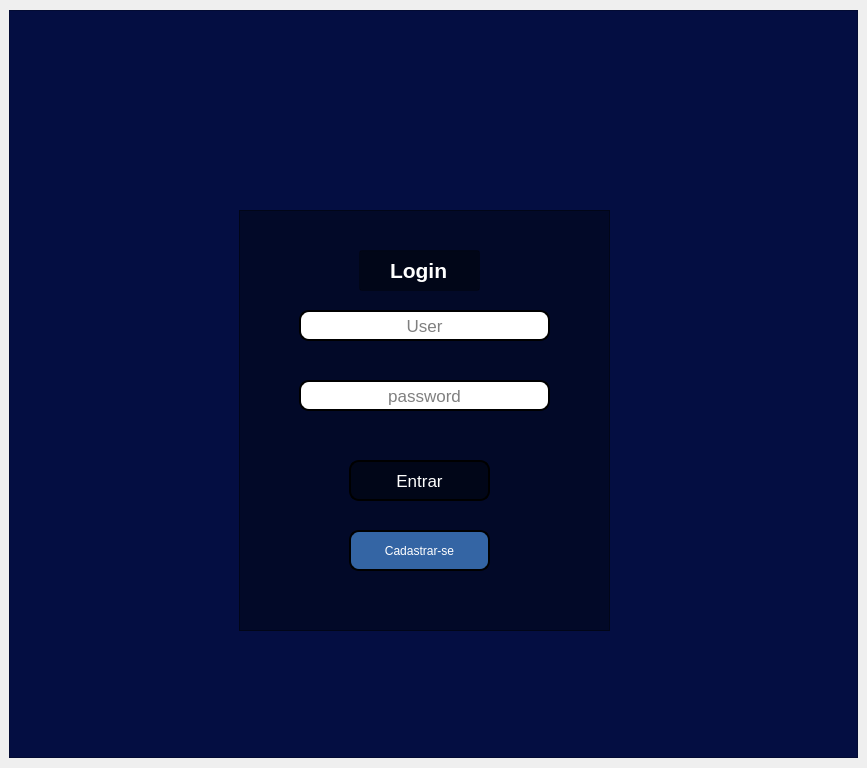
<?xml version="1.0" encoding="UTF-8"?>
<ui version="4.0">
 <class>tela_login</class>
 <widget class="QMainWindow" name="tela_login">
  <property name="geometry">
   <rect>
    <x>0</x>
    <y>0</y>
    <width>867</width>
    <height>768</height>
   </rect>
  </property>
  <property name="maximumSize">
   <size>
    <width>1024</width>
    <height>768</height>
   </size>
  </property>
  <property name="windowTitle">
   <string>MainWindow</string>
  </property>
  <widget class="QWidget" name="centralwidget">
   <layout class="QVBoxLayout" name="verticalLayout">
    <item>
     <widget class="QFrame" name="frame">
      <property name="minimumSize">
       <size>
        <width>540</width>
        <height>650</height>
       </size>
      </property>
      <property name="maximumSize">
       <size>
        <width>1024</width>
        <height>748</height>
       </size>
      </property>
      <property name="styleSheet">
       <string notr="true">background-color: rgb(4, 14, 66);
color: rgb(255, 255, 255);</string>
      </property>
      <property name="frameShape">
       <enum>QFrame::StyledPanel</enum>
      </property>
      <property name="frameShadow">
       <enum>QFrame::Raised</enum>
      </property>
      <widget class="QFrame" name="frame_2">
       <property name="geometry">
        <rect>
         <x>230</x>
         <y>200</y>
         <width>371</width>
         <height>421</height>
        </rect>
       </property>
       <property name="styleSheet">
        <string notr="true">background-color: rgba(1, 0, 0, 99);
marggin: auto;</string>
       </property>
       <property name="frameShape">
        <enum>QFrame::StyledPanel</enum>
       </property>
       <property name="frameShadow">
        <enum>QFrame::Raised</enum>
       </property>
       <widget class="QPushButton" name="pushButton">
        <property name="geometry">
         <rect>
          <x>110</x>
          <y>250</y>
          <width>141</width>
          <height>41</height>
         </rect>
        </property>
        <property name="font">
         <font>
          <pointsize>13</pointsize>
         </font>
        </property>
        <property name="styleSheet">
         <string notr="true">QPushButton{

border-radius: 10px;
border: 2px solid rgb(0, 0, 0);

}

QPushButton:hover{
	background-color: rgb(255, 255, 255);
	color: rgb(0, 0, 0);
	border: 2px solid rgb(32, 74, 135);
}</string>
        </property>
        <property name="text">
         <string>Entrar</string>
        </property>
       </widget>
       <widget class="QLineEdit" name="lineEdit">
        <property name="geometry">
         <rect>
          <x>60</x>
          <y>100</y>
          <width>251</width>
          <height>31</height>
         </rect>
        </property>
        <property name="font">
         <font>
          <pointsize>13</pointsize>
         </font>
        </property>
        <property name="styleSheet">
         <string notr="true">QLineEdit{

background-color: rgb(255, 255, 255);
border: 2px solid rgb(0, 0, 0);
border-radius: 10px;
color: rgb(0, 0, 0);

}</string>
        </property>
        <property name="text">
         <string/>
        </property>
        <property name="alignment">
         <set>Qt::AlignCenter</set>
        </property>
        <property name="placeholderText">
         <string>User</string>
        </property>
       </widget>
       <widget class="QLineEdit" name="lineEdit_2">
        <property name="geometry">
         <rect>
          <x>60</x>
          <y>170</y>
          <width>251</width>
          <height>31</height>
         </rect>
        </property>
        <property name="font">
         <font>
          <pointsize>13</pointsize>
         </font>
        </property>
        <property name="styleSheet">
         <string notr="true">QLineEdit{

background-color: rgb(255, 255, 255);
border: 2px solid rgb(0, 0, 0);
border-radius: 10px;
color: rgb(0, 0, 0);

}</string>
        </property>
        <property name="text">
         <string/>
        </property>
        <property name="echoMode">
         <enum>QLineEdit::Password</enum>
        </property>
        <property name="alignment">
         <set>Qt::AlignCenter</set>
        </property>
        <property name="placeholderText">
         <string>password</string>
        </property>
       </widget>
       <widget class="QLineEdit" name="lineEdit_3">
        <property name="geometry">
         <rect>
          <x>120</x>
          <y>40</y>
          <width>121</width>
          <height>41</height>
         </rect>
        </property>
        <property name="font">
         <font>
          <pointsize>16</pointsize>
          <weight>75</weight>
          <bold>true</bold>
         </font>
        </property>
        <property name="styleSheet">
         <string notr="true">background-color: rgba(1, 0, 0, 99);
padding: 5px;</string>
        </property>
        <property name="text">
         <string>Login</string>
        </property>
        <property name="alignment">
         <set>Qt::AlignCenter</set>
        </property>
       </widget>
       <widget class="QPushButton" name="pushButton_2">
        <property name="geometry">
         <rect>
          <x>110</x>
          <y>320</y>
          <width>141</width>
          <height>41</height>
         </rect>
        </property>
        <property name="styleSheet">
         <string notr="true">QPushButton{

background-color: rgb(52, 101, 164);	
border-radius: 10px;
border: 2px solid rgb(0, 0, 0);
}

QPushButton:hover{
	background-color: rgb(255, 255, 255);
	color: rgb(0, 0, 0);
	border: 2px solid rgb(32, 74, 135);
}</string>
        </property>
        <property name="text">
         <string>Cadastrar-se</string>
        </property>
       </widget>
      </widget>
      <widget class="QLabel" name="label">
       <property name="geometry">
        <rect>
         <x>330</x>
         <y>90</y>
         <width>151</width>
         <height>131</height>
        </rect>
       </property>
       <property name="text">
        <string/>
       </property>
       <property name="pixmap">
        <pixmap>../imagens/icon_title.png</pixmap>
       </property>
       <property name="scaledContents">
        <bool>true</bool>
       </property>
      </widget>
      <zorder>label</zorder>
      <zorder>frame_2</zorder>
     </widget>
    </item>
   </layout>
  </widget>
 </widget>
 <resources/>
 <connections/>
</ui>
